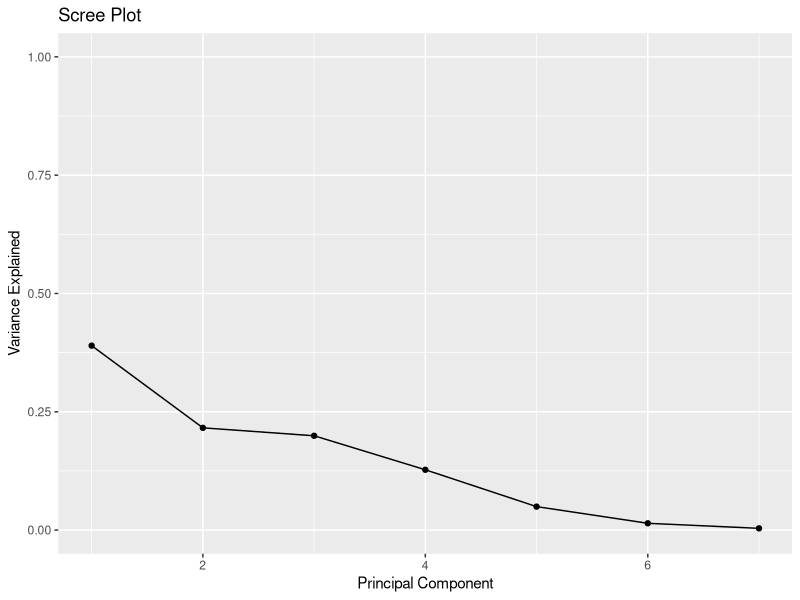

Recreate this plot in R.
## ---- chunk 1
knitr::opts_chunk$set(echo = TRUE)
## ---- chunk 2
#RUN DATA
data5 <- read.csv("data_5.csv", header = TRUE)
head(data5)

## ---- chunk 3
dim(data5)
## ---- chunk 4
data5_variables <- data5[,2:8]
head(data5_variables)
## ---- chunk 5
summary(data5_variables)
## ---- chunk 6
## 1st) Determine the correlation matrix

cor_data5 <- cor(data5_variables)
cor_data5

## ---- chunk 7
## 2nd) Obtain eigenvectors and eigenvalues

eigen_data5 <- eigen(cor_data5)
eigen_data5
## ---- chunk 8
# Perfom PCA

pca_data5 <- princomp(data5_variables, cor = TRUE)

print(summary(pca_data5), loadings = TRUE)
## ---- chunk 9
## Calculate total variance explained by each PC

var_explained_data5 = pca_data5$sdev^2 / sum(pca_data5$sdev^2)

## Create scree-plot
library(ggplot2)

qplot(c(1:7), var_explained_data5) +
  geom_line() +
  xlab("Principal Component") +
  ylab("Variance Explained") +
  ggtitle("Scree Plot")+
  ylim(0,1)
## ---- chunk 10
# Correlation between original variables and the PCs (loadins) 

component_matrix <- cor(data5_variables,pca_data5$scores)
component_matrix
## ---- chunk 11
# Apply the rule for the 1st PC
# lambda1 / p

sqrt(eigen_data5$values[1]/8)
## ---- chunk 12
# Apply the rule for the 2nd PC
# lambda1 / p

sqrt(eigen_data5$values[2]/8)
## ---- chunk 13
# Apply the rule for the 3rd PC
# lambda1 / p

sqrt(eigen_data5$values[3]/8)
